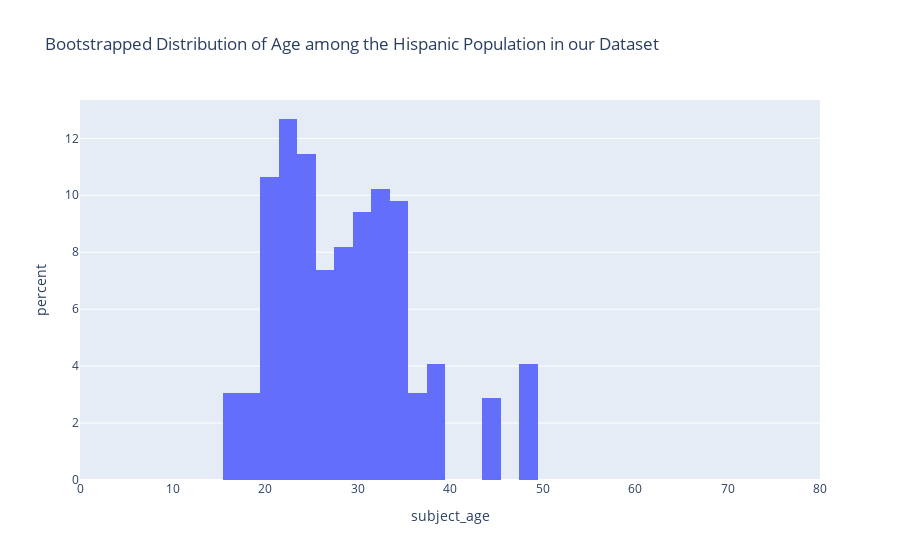

Here is the notebook cell this chart was saved with:
### Markdown cell above
To demonstrate this, let's look at the original dataset and data we obtained from bootstrapping above.

### Code cell
title = 'Bootstrapped Distribution of Age among the Hispanic Population in our Dataset'
px.histogram(h_resampled, x='subject_age', histnorm='percent', range_x=[0, 80], title=title)

### Figure 1 — Plotly figure (JSON) as saved in the notebook; plotly's stock layout.template omitted (floating-point values rounded to 4 significant figures; data arrays with more than 128 entries replaced by an {"elided": "..."} marker saying what was removed)
{"data": [{"alignmentgroup": "True", "bingroup": "x", "histnorm": "percent", "hovertemplate": "subject_age=%{x}<br>percent=%{y}<extra></extra>", "legendgroup": "", "marker": {"color": "#636efa", "pattern": {"shape": ""}}, "name": "", "offsetgroup": "", "orientation": "v", "showlegend": false, "type": "histogram", "x": {"elided": "489 int values"}, "xaxis": "x", "yaxis": "y"}], "layout": {"barmode": "relative", "legend": {"tracegroupgap": 0}, "title": {"text": "Bootstrapped Distribution of Age among the Hispanic Population in our Dataset"}, "xaxis": {"anchor": "y", "domain": [0, 1], "range": [0, 80], "title": {"text": "subject_age"}}, "yaxis": {"anchor": "x", "domain": [0, 1], "title": {"text": "percent"}}}}
